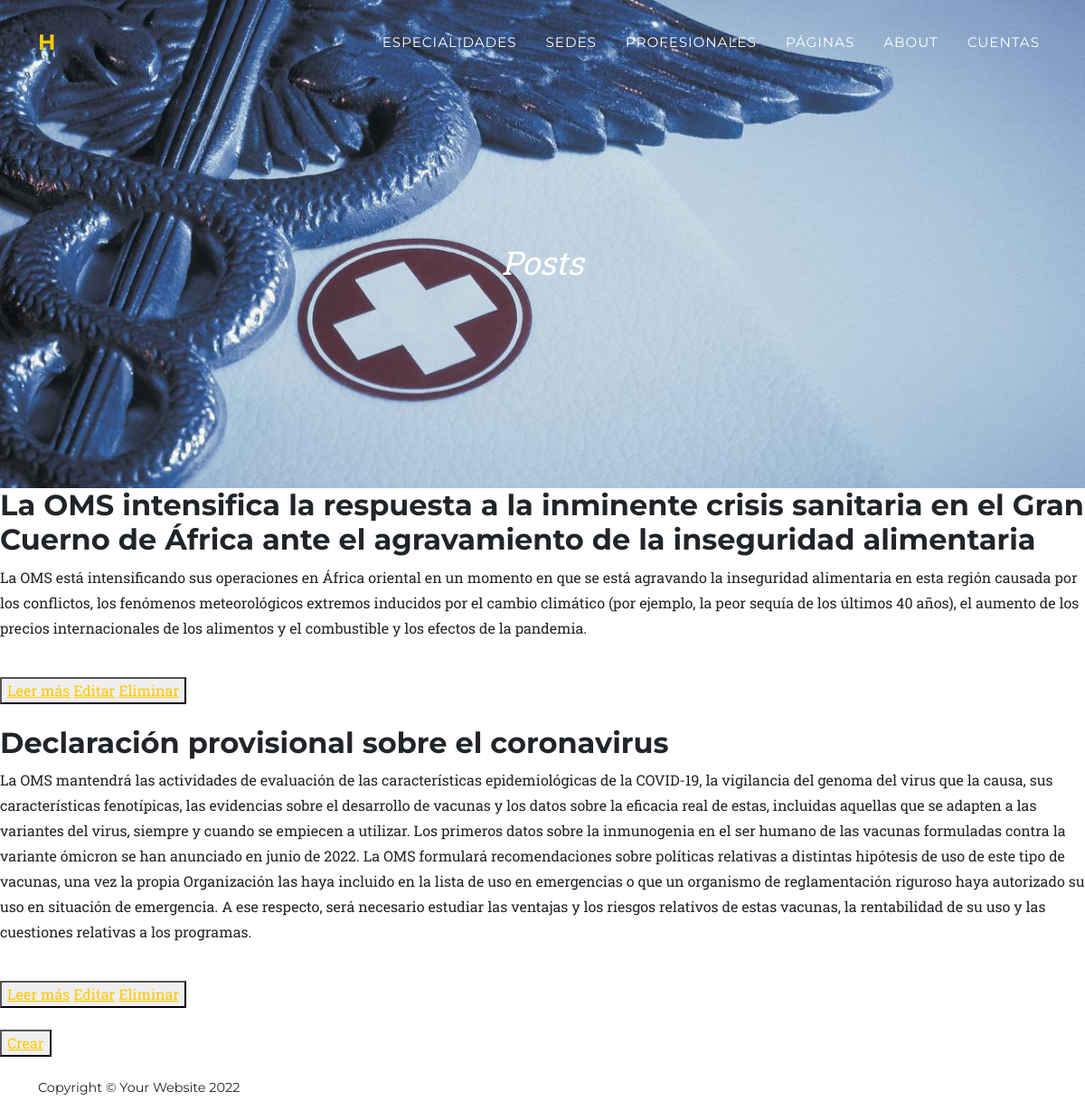
Page /paginas/ on the earlier database version.
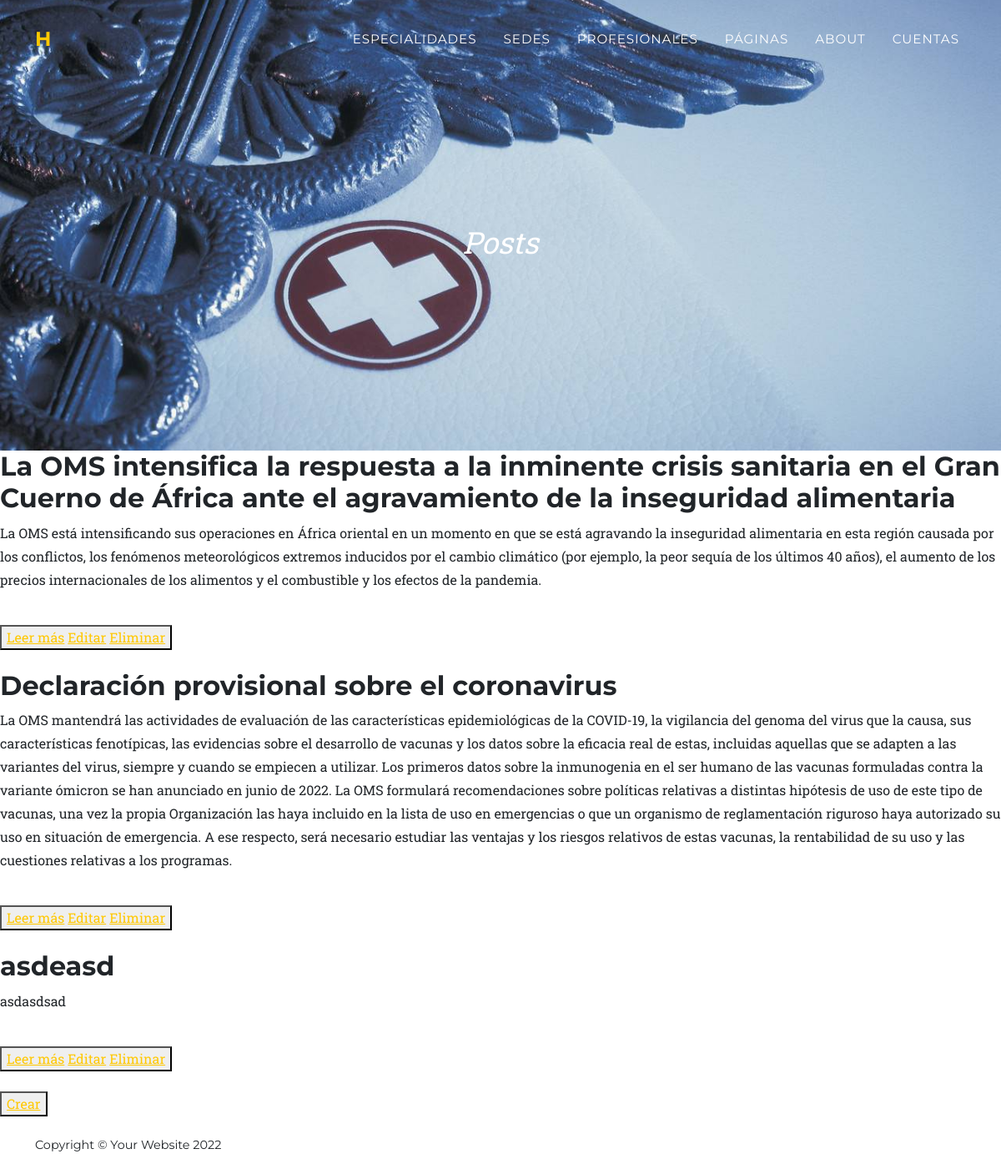
Same page on the later database version.
### appHospital/models.py (models this page shows, shortened)
class Blog(models.Model):
    class BlogObjects(models.Manager):
        def get_queryset(self):
            return super().get_queryset() .filter(estado='publicado')
    opciones = (
        ('borrador', 'Borrador'),
        ('publicado', 'Publicado'),
    )
    category = models.ForeignKey(Categoria, on_delete=models.PROTECT, default=1)
    titulo = models.CharField(max_length=255)
    subtitulo = models.CharField(max_length=255)
    excerpt = models.TextField(null=True)
    contenido = models.TextField()
    slug = models.SlugField(max_length=250, unique_for_date="publicado", null=False, unique=True)
    publicado = models.DateTimeField(default=timezone.now)
    autor = models.ForeignKey(User, on_delete=models.CASCADE, related_name='blog_posts')
    estado = models.CharField(max_length=10, choices=opciones, default='borrador')
    objects = models.Manager()
    blogobjects = BlogObjects()
    image = models.ImageField(upload_to='img')
    class Meta:
        ordering = ('publicado',)

### appHospital/views.py (the view)
# urls.py: path('paginas/', Pagina.as_view(), name='paginas'),
class Pagina(TemplateView):
    template_name = 'paginas.html'
    def get_context_data(self, **kwargs):
        context = super().get_context_data(**kwargs)
        context['blogs'] = Blog.blogobjects.all()
        return context

### appHospital/Templates/appHospital/paginas.html
{% extends 'appHospital/padre.html' %}
{% load static %}
{% block topPage %}
<a class="navbar-brand" href=" {% url 'index' %}">H</a>
{% endblock %}
{% block title %}
<div class="masthead-subheading">Posts</div>
{% endblock %}
{% block changingContent %}
{% for blog in blogs %}
<h2>{{blog.titulo}}</h2>
<p>{{blog.excerpt}}</p>
<br>
<button>
<a href="{% url 'pagina_detalle' slug=blog.slug %}">Leer más</a>
<a href="{% url 'pagina_edicion' blog.slug %}">Editar</a>
<a href="{% url 'pagina_eliminar' blog.slug %}">Eliminar</a>
</button>
<br>
<br>
{% endfor %}
<button>
<a href="{% url 'pagina_crear' %}">Crear</a>
</button>
{% endblock %}

Differences in the rows shown:
added Blog: titulo "asdeasd", excerpt "asdasdsad"
